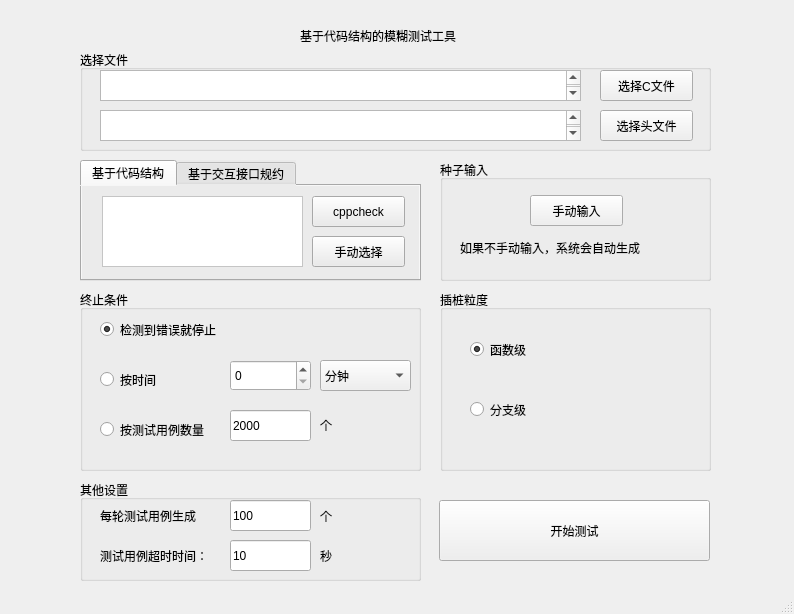
<?xml version="1.0" encoding="UTF-8"?>
<ui version="4.0">
    <class>MainWindow</class>
    <widget class="QMainWindow" name="MainWindow">
        <property name="geometry">
            <rect>
                <x>0</x>
                <y>0</y>
                <width>794</width>
                <height>614</height>
            </rect>
        </property>
        <property name="windowTitle">
            <string>基于代码结构的模糊测试工具</string>
        </property>
        <property name="iconSize">
            <size>
                <width>20</width>
                <height>20</height>
            </size>
        </property>
        <widget class="QWidget" name="centralwidget">
            <widget class="QPushButton" name="startFuzzBtn">
                <property name="geometry">
                    <rect>
                        <x>439</x>
                        <y>500</y>
                        <width>271</width>
                        <height>61</height>
                    </rect>
                </property>
                <property name="text">
                    <string>开始测试</string>
                </property>
                <property name="iconSize">
                    <size>
                        <width>40</width>
                        <height>40</height>
                    </size>
                </property>
            </widget>
            <widget class="QLabel" name="title">
                <property name="geometry">
                    <rect>
                        <x>300</x>
                        <y>20</y>
                        <width>201</width>
                        <height>31</height>
                    </rect>
                </property>
                <property name="lineWidth">
                    <number>1</number>
                </property>
                <property name="text">
                    <string>基于代码结构的模糊测试工具</string>
                </property>
                <property name="margin">
                    <number>1</number>
                </property>
                <property name="indent">
                    <number>-1</number>
                </property>
            </widget>
            <widget class="QGroupBox" name="chooseFileGroup">
                <property name="geometry">
                    <rect>
                        <x>80</x>
                        <y>50</y>
                        <width>631</width>
                        <height>101</height>
                    </rect>
                </property>
                <property name="title">
                    <string>选择文件</string>
                </property>
                <widget class="QTextBrowser" name="CFileLoc">
                    <property name="enabled">
                        <bool>true</bool>
                    </property>
                    <property name="geometry">
                        <rect>
                            <x>20</x>
                            <y>20</y>
                            <width>481</width>
                            <height>31</height>
                        </rect>
                    </property>
                    <property name="html">
                        <string>&lt;!DOCTYPE HTML PUBLIC &quot;-//W3C//DTD HTML 4.0//EN&quot; &quot;http://www.w3.org/TR/REC-html40/strict.dtd&quot;&gt;
                            &lt;html&gt;&lt;head&gt;&lt;meta name=&quot;qrichtext&quot; content=&quot;1&quot; /&gt;&lt;style
                            type=&quot;text/css&quot;&gt;
                            p, li { white-space: pre-wrap; }
                            &lt;/style&gt;&lt;/head&gt;&lt;body style=&quot; font-family:'SimSun'; font-size:9pt;
                            font-weight:400; font-style:normal;&quot;&gt;
                            &lt;p style=&quot;-qt-paragraph-type:empty; margin-top:0px; margin-bottom:0px;
                            margin-left:0px; margin-right:0px; -qt-block-indent:0; text-indent:0px;&quot;&gt;&lt;br /&gt;&lt;/p&gt;&lt;/body&gt;&lt;/html&gt;
                        </string>
                    </property>
                    <property name="placeholderText">
                        <string>C文件位置</string>
                    </property>
                </widget>
                <widget class="QPushButton" name="chooseCBtn">
                    <property name="geometry">
                        <rect>
                            <x>520</x>
                            <y>20</y>
                            <width>93</width>
                            <height>31</height>
                        </rect>
                    </property>
                    <property name="text">
                        <string>选择C文件</string>
                    </property>
                    <property name="autoDefault">
                        <bool>false</bool>
                    </property>
                    <property name="default">
                        <bool>false</bool>
                    </property>
                    <property name="flat">
                        <bool>false</bool>
                    </property>
                </widget>
                <widget class="QTextBrowser" name="HFileLoc">
                    <property name="enabled">
                        <bool>true</bool>
                    </property>
                    <property name="geometry">
                        <rect>
                            <x>20</x>
                            <y>60</y>
                            <width>481</width>
                            <height>31</height>
                        </rect>
                    </property>
                    <property name="html">
                        <string>&lt;!DOCTYPE HTML PUBLIC &quot;-//W3C//DTD HTML 4.0//EN&quot; &quot;http://www.w3.org/TR/REC-html40/strict.dtd&quot;&gt;
                            &lt;html&gt;&lt;head&gt;&lt;meta name=&quot;qrichtext&quot; content=&quot;1&quot; /&gt;&lt;style
                            type=&quot;text/css&quot;&gt;
                            p, li { white-space: pre-wrap; }
                            &lt;/style&gt;&lt;/head&gt;&lt;body style=&quot; font-family:'SimSun'; font-size:9pt;
                            font-weight:400; font-style:normal;&quot;&gt;
                            &lt;p style=&quot;-qt-paragraph-type:empty; margin-top:0px; margin-bottom:0px;
                            margin-left:0px; margin-right:0px; -qt-block-indent:0; text-indent:0px;&quot;&gt;&lt;br /&gt;&lt;/p&gt;&lt;/body&gt;&lt;/html&gt;
                        </string>
                    </property>
                    <property name="placeholderText">
                        <string>头文件位置</string>
                    </property>
                </widget>
                <widget class="QPushButton" name="chooseHBtn">
                    <property name="geometry">
                        <rect>
                            <x>520</x>
                            <y>60</y>
                            <width>93</width>
                            <height>31</height>
                        </rect>
                    </property>
                    <property name="text">
                        <string>选择头文件</string>
                    </property>
                    <property name="autoDefault">
                        <bool>false</bool>
                    </property>
                    <property name="default">
                        <bool>false</bool>
                    </property>
                    <property name="flat">
                        <bool>false</bool>
                    </property>
                </widget>
            </widget>
            <widget class="QGroupBox" name="seedInputGroup">
                <property name="geometry">
                    <rect>
                        <x>440</x>
                        <y>160</y>
                        <width>271</width>
                        <height>121</height>
                    </rect>
                </property>
                <property name="title">
                    <string>种子输入</string>
                </property>
                <widget class="QPushButton" name="popSeedDialogBtn">
                    <property name="geometry">
                        <rect>
                            <x>90</x>
                            <y>35</y>
                            <width>93</width>
                            <height>31</height>
                        </rect>
                    </property>
                    <property name="text">
                        <string>手动输入</string>
                    </property>
                </widget>
                <widget class="QLabel" name="label_3">
                    <property name="geometry">
                        <rect>
                            <x>20</x>
                            <y>80</y>
                            <width>231</width>
                            <height>16</height>
                        </rect>
                    </property>
                    <property name="text">
                        <string>如果不手动输入，系统会自动生成</string>
                    </property>
                </widget>
            </widget>
            <widget class="QGroupBox" name="stopOptionGroup">
                <property name="geometry">
                    <rect>
                        <x>80</x>
                        <y>290</y>
                        <width>341</width>
                        <height>181</height>
                    </rect>
                </property>
                <property name="title">
                    <string>终止条件</string>
                </property>
                <widget class="QRadioButton" name="stopByTime">
                    <property name="geometry">
                        <rect>
                            <x>20</x>
                            <y>80</y>
                            <width>115</width>
                            <height>19</height>
                        </rect>
                    </property>
                    <property name="text">
                        <string>按时间</string>
                    </property>
                </widget>
                <widget class="QRadioButton" name="stopByTC">
                    <property name="geometry">
                        <rect>
                            <x>20</x>
                            <y>130</y>
                            <width>115</width>
                            <height>19</height>
                        </rect>
                    </property>
                    <property name="text">
                        <string>按测试用例数量</string>
                    </property>
                </widget>
                <widget class="QRadioButton" name="stopByCrash">
                    <property name="geometry">
                        <rect>
                            <x>20</x>
                            <y>30</y>
                            <width>161</width>
                            <height>19</height>
                        </rect>
                    </property>
                    <property name="text">
                        <string>检测到错误就停止</string>
                    </property>
                    <property name="checked">
                        <bool>true</bool>
                    </property>
                </widget>
                <widget class="QSpinBox" name="fuzzTime">
                    <property name="geometry">
                        <rect>
                            <x>150</x>
                            <y>70</y>
                            <width>81</width>
                            <height>31</height>
                        </rect>
                    </property>
                </widget>
                <widget class="QComboBox" name="timeUnit">
                    <property name="geometry">
                        <rect>
                            <x>240</x>
                            <y>70</y>
                            <width>91</width>
                            <height>31</height>
                        </rect>
                    </property>
                    <item>
                        <property name="text">
                            <string>分钟</string>
                        </property>
                    </item>
                    <item>
                        <property name="text">
                            <string>小时</string>
                        </property>
                    </item>
                </widget>
                <widget class="QLabel" name="TCUnitLabel">
                    <property name="geometry">
                        <rect>
                            <x>240</x>
                            <y>124</y>
                            <width>72</width>
                            <height>21</height>
                        </rect>
                    </property>
                    <property name="text">
                        <string>个</string>
                    </property>
                </widget>
                <widget class="QLineEdit" name="stopByTCNum">
                    <property name="geometry">
                        <rect>
                            <x>150</x>
                            <y>120</y>
                            <width>81</width>
                            <height>31</height>
                        </rect>
                    </property>
                    <property name="text">
                        <string>2000</string>
                    </property>
                </widget>
            </widget>
            <widget class="QGroupBox" name="instrOptionGroup">
                <property name="geometry">
                    <rect>
                        <x>440</x>
                        <y>290</y>
                        <width>271</width>
                        <height>181</height>
                    </rect>
                </property>
                <property name="title">
                    <string>插桩粒度</string>
                </property>
                <widget class="QRadioButton" name="funcLevel">
                    <property name="geometry">
                        <rect>
                            <x>30</x>
                            <y>50</y>
                            <width>115</width>
                            <height>19</height>
                        </rect>
                    </property>
                    <property name="text">
                        <string>函数级</string>
                    </property>
                    <property name="checked">
                        <bool>true</bool>
                    </property>
                </widget>
                <widget class="QRadioButton" name="branchLevel">
                    <property name="geometry">
                        <rect>
                            <x>30</x>
                            <y>110</y>
                            <width>115</width>
                            <height>19</height>
                        </rect>
                    </property>
                    <property name="text">
                        <string>分支级</string>
                    </property>
                </widget>
            </widget>
            <widget class="QGroupBox" name="groupBox">
                <property name="geometry">
                    <rect>
                        <x>80</x>
                        <y>480</y>
                        <width>341</width>
                        <height>101</height>
                    </rect>
                </property>
                <property name="title">
                    <string>其他设置</string>
                </property>
                <widget class="QLabel" name="label">
                    <property name="geometry">
                        <rect>
                            <x>20</x>
                            <y>20</y>
                            <width>131</width>
                            <height>31</height>
                        </rect>
                    </property>
                    <property name="text">
                        <string>每轮测试用例生成</string>
                    </property>
                </widget>
                <widget class="QLineEdit" name="TCNumPerCyc">
                    <property name="geometry">
                        <rect>
                            <x>150</x>
                            <y>20</y>
                            <width>81</width>
                            <height>31</height>
                        </rect>
                    </property>
                    <property name="text">
                        <string>100</string>
                    </property>
                </widget>
                <widget class="QLabel" name="label_2">
                    <property name="geometry">
                        <rect>
                            <x>240</x>
                            <y>20</y>
                            <width>31</width>
                            <height>31</height>
                        </rect>
                    </property>
                    <property name="text">
                        <string>个</string>
                    </property>
                </widget>
                <widget class="QLabel" name="label_4">
                    <property name="geometry">
                        <rect>
                            <x>20</x>
                            <y>60</y>
                            <width>131</width>
                            <height>31</height>
                        </rect>
                    </property>
                    <property name="text">
                        <string>测试用例超时时间：</string>
                    </property>
                </widget>
                <widget class="QLineEdit" name="timeoutLEdit">
                    <property name="geometry">
                        <rect>
                            <x>150</x>
                            <y>60</y>
                            <width>81</width>
                            <height>31</height>
                        </rect>
                    </property>
                    <property name="text">
                        <string>10</string>
                    </property>
                </widget>
                <widget class="QLabel" name="label_5">
                    <property name="geometry">
                        <rect>
                            <x>240</x>
                            <y>60</y>
                            <width>31</width>
                            <height>31</height>
                        </rect>
                    </property>
                    <property name="text">
                        <string>秒</string>
                    </property>
                </widget>
            </widget>
            <widget class="QTabWidget" name="tabWidget">
                <property name="geometry">
                    <rect>
                        <x>80</x>
                        <y>160</y>
                        <width>341</width>
                        <height>121</height>
                    </rect>
                </property>
                <property name="styleSheet">
                    <string notr="true">background-color:rgb(235, 235, 235)</string>
                </property>
                <property name="tabPosition">
                    <enum>QTabWidget::North</enum>
                </property>
                <property name="currentIndex">
                    <number>0</number>
                </property>
                <widget class="QWidget" name="codeStructTab">
                    <attribute name="title">
                        <string>基于代码结构</string>
                    </attribute>
                    <widget class="QTextBrowser" name="targetSetInfo">
                        <property name="geometry">
                            <rect>
                                <x>20</x>
                                <y>10</y>
                                <width>201</width>
                                <height>71</height>
                            </rect>
                        </property>
                        <property name="styleSheet">
                            <string notr="true">background-color:rgb(255, 255, 255)</string>
                        </property>
                        <property name="html">
                            <string>&lt;!DOCTYPE HTML PUBLIC &quot;-//W3C//DTD HTML 4.0//EN&quot; &quot;http://www.w3.org/TR/REC-html40/strict.dtd&quot;&gt;
                                &lt;html&gt;&lt;head&gt;&lt;meta name=&quot;qrichtext&quot; content=&quot;1&quot; /&gt;&lt;style
                                type=&quot;text/css&quot;&gt;
                                p, li { white-space: pre-wrap; }
                                &lt;/style&gt;&lt;/head&gt;&lt;body style=&quot; font-family:'SimSun'; font-size:9pt;
                                font-weight:400; font-style:normal;&quot;&gt;
                                &lt;p style=&quot;-qt-paragraph-type:empty; margin-top:0px; margin-bottom:0px;
                                margin-left:0px; margin-right:0px; -qt-block-indent:0; text-indent:0px;&quot;&gt;&lt;br
                                /&gt;&lt;/p&gt;&lt;/body&gt;&lt;/html&gt;
                            </string>
                        </property>
                        <property name="placeholderText">
                            <string>目标集信息</string>
                        </property>
                    </widget>
                    <widget class="QPushButton" name="SAByCppcheckBtn">
                        <property name="geometry">
                            <rect>
                                <x>230</x>
                                <y>10</y>
                                <width>93</width>
                                <height>31</height>
                            </rect>
                        </property>
                        <property name="styleSheet">
                            <string notr="true"/>
                        </property>
                        <property name="text">
                            <string>cppcheck</string>
                        </property>
                    </widget>
                    <widget class="QPushButton" name="SAByManBtn">
                        <property name="geometry">
                            <rect>
                                <x>230</x>
                                <y>50</y>
                                <width>93</width>
                                <height>31</height>
                            </rect>
                        </property>
                        <property name="text">
                            <string>手动选择</string>
                        </property>
                    </widget>
                </widget>
                <widget class="QWidget" name="AITab">
                    <attribute name="title">
                        <string>基于交互接口规约</string>
                    </attribute>
                    <widget class="QLabel" name="label_6">
                        <property name="geometry">
                            <rect>
                                <x>120</x>
                                <y>30</y>
                                <width>141</width>
                                <height>16</height>
                            </rect>
                        </property>
                        <property name="text">
                            <string>基于交互接口规约</string>
                        </property>
                    </widget>
                </widget>
            </widget>
        </widget>
        <widget class="QMenuBar" name="menubar">
            <property name="geometry">
                <rect>
                    <x>0</x>
                    <y>0</y>
                    <width>794</width>
                    <height>26</height>
                </rect>
            </property>
        </widget>
        <widget class="QStatusBar" name="statusbar"/>
    </widget>
    <resources/>
    <connections/>
</ui>
